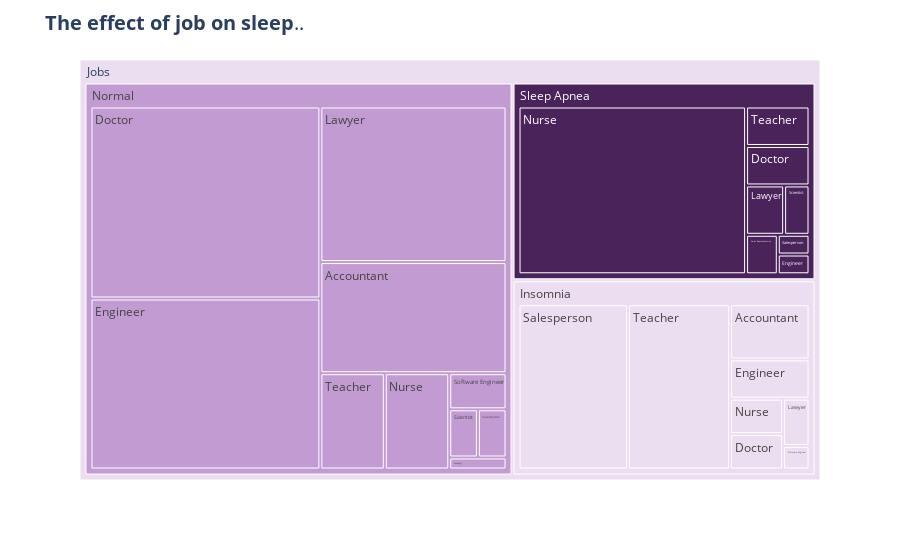

Write notebook code for a chart like this one.
### Code cell
fig=px.treemap(sleep_data,path=[px.Constant('Jobs'),'Sleep Disorder','Occupation'],
               color='Sleep Disorder',
              color_discrete_sequence=['#EBDEF0','#C39BD3','#4A235A'])


fig.update_layout(title='<b>The effect of job on sleep</b>..',
                 title_font={'size':20})


fig.show()

### Figure 1 — Plotly figure (JSON) as saved in the notebook; plotly's stock layout.template omitted (floating-point values rounded to 4 significant figures)
{"data": [{"branchvalues": "total", "customdata": [["Insomnia"], ["Normal"], ["Sleep Apnea"], ["Insomnia"], ["Normal"], ["Insomnia"], ["Sleep Apnea"], ["Normal"], ["Insomnia"], ["Normal"], ["Insomnia"], ["Sleep Apnea"], ["Normal"], ["Sleep Apnea"], ["Sleep Apnea"], ["Normal"], ["Insomnia"], ["Normal"], ["Sleep Apnea"], ["Normal"], ["Insomnia"], ["Sleep Apnea"], ["Insomnia"], ["Normal"], ["Sleep Apnea"], ["(?)"], ["Insomnia"], ["Normal"], ["Sleep Apnea"], ["Normal"]], "domain": {"x": [0, 1], "y": [0, 1]}, "hovertemplate": "labels=%{label}<br>count=%{value}<br>parent=%{parent}<br>id=%{id}<br>Sleep Disorder=%{customdata[0]}<extra></extra>", "ids": ["Jobs/Insomnia/Engineer", "Jobs/Normal/Engineer", "Jobs/Sleep Apnea/Salesperson", "Jobs/Insomnia/Accountant", "Jobs/Normal", "Jobs/Insomnia", "Jobs/Sleep Apnea/Teacher", "Jobs/Normal/Teacher", "Jobs/Insomnia/Teacher", "Jobs/Normal/Software Engineer", "Jobs/Insomnia/Software Engineer", "Jobs/Sleep Apnea/Scientist", "Jobs/Normal/Scientist", "Jobs/Sleep Apnea/Sales Representative", "Jobs/Sleep Apnea/Nurse", "Jobs/Normal/Nurse", "Jobs/Insomnia/Nurse", "Jobs/Normal/Manager", "Jobs/Sleep Apnea/Lawyer", "Jobs/Normal/Lawyer", "Jobs/Insomnia/Lawyer", "Jobs/Sleep Apnea/Engineer", "Jobs/Insomnia/Doctor", "Jobs/Normal/Accountant", "Jobs/Sleep Apnea", "Jobs", "Jobs/Insomnia/Salesperson", "Jobs/Normal/Salesperson", "Jobs/Sleep Apnea/Doctor", "Jobs/Normal/Doctor"], "labels": ["Engineer", "Engineer", "Salesperson", "Accountant", "Normal", "Insomnia", "Teacher", "Teacher", "Teacher", "Software Engineer", "Software Engineer", "Scientist", "Scientist", "Sales Representative", "Nurse", "Nurse", "Nurse", "Manager", "Lawyer", "Lawyer", "Lawyer", "Engineer", "Doctor", "Accountant", "Sleep Apnea", "Jobs", "Salesperson", "Salesperson", "Doctor", "Doctor"], "marker": {"colors": ["#EBDEF0", "#C39BD3", "#4A235A", "#EBDEF0", "#C39BD3", "#EBDEF0", "#4A235A", "#C39BD3", "#EBDEF0", "#C39BD3", "#EBDEF0", "#4A235A", "#C39BD3", "#4A235A", "#4A235A", "#C39BD3", "#EBDEF0", "#C39BD3", "#4A235A", "#C39BD3", "#EBDEF0", "#4A235A", "#EBDEF0", "#C39BD3", "#4A235A", "#EBDEF0", "#EBDEF0", "#C39BD3", "#4A235A", "#C39BD3"]}, "name": "", "parents": ["Jobs/Insomnia", "Jobs/Normal", "Jobs/Sleep Apnea", "Jobs/Insomnia", "Jobs", "Jobs", "Jobs/Sleep Apnea", "Jobs/Normal", "Jobs/Insomnia", "Jobs/Normal", "Jobs/Insomnia", "Jobs/Sleep Apnea", "Jobs/Normal", "Jobs/Sleep Apnea", "Jobs/Sleep Apnea", "Jobs/Normal", "Jobs/Insomnia", "Jobs/Normal", "Jobs/Sleep Apnea", "Jobs/Normal", "Jobs/Insomnia", "Jobs/Sleep Apnea", "Jobs/Insomnia", "Jobs/Normal", "Jobs", "", "Jobs/Insomnia", "Jobs/Normal", "Jobs/Sleep Apnea", "Jobs/Normal"], "type": "treemap", "values": [5, 57, 1, 7, 219, 77, 4, 9, 27, 3, 1, 2, 2, 2, 61, 9, 3, 1, 3, 42, 2, 1, 3, 30, 78, 374, 29, 2, 4, 64]}], "layout": {"autosize": true, "legend": {"tracegroupgap": 0}, "margin": {"t": 60}, "title": {"font": {"size": 20}, "text": "<b>The effect of job on sleep</b>.."}, "treemapcolorway": ["#EBDEF0", "#C39BD3", "#4A235A"]}}
